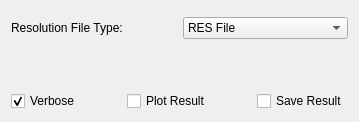
     <widget class="QWidget" name="tabFury">
      <attribute name="title">
       <string>Fury</string>
      </attribute>
      <layout class="QVBoxLayout" name="layoutFury">
       <item>
        <layout class="QGridLayout" name="fury_layoutFiles">
         <item row="2" column="1">
          <widget class="MantidQt::MantidWidgets::MWRunFiles" name="fury_resFile">
           <property name="sizePolicy">
            <sizepolicy hsizetype="Preferred" vsizetype="Fixed">
             <horstretch>0</horstretch>
             <verstretch>41</verstretch>
            </sizepolicy>
           </property>
           <property name="findRunFiles" stdset="0">
            <bool>false</bool>
           </property>
           <property name="label" stdset="0">
            <string>Resolution:</string>
           </property>
           <property name="multipleFiles" stdset="0">
            <bool>false</bool>
           </property>
           <property name="fileExtensions">
            <stringlist>
             <string>_res.nxs</string>
            </stringlist>
           </property>
          </widget>
         </item>
         <item row="1" column="1">
          <layout class="QHBoxLayout" name="horizontalLayout_17">
           <item>
            <widget class="QLabel" name="fury_lbResType">
             <property name="text">
              <string>Resolution File Type:</string>
             </property>
            </widget>
           </item>
           <item>
            <widget class="QComboBox" name="fury_cbResType">
             <item>
              <property name="text">
               <string>RES File</string>
              </property>
             </item>
             <item>
              <property name="text">
               <string>Data File</string>
              </property>
             </item>
            </widget>
           </item>
          </layout>
         </item>
         <item row="0" column="1">
          <layout class="QHBoxLayout" name="fury_layout_input">
           <item>
            <widget class="MantidQt::MantidWidgets::DataSelector" name="fury_dsInput">
             <property name="loadLabelText" stdset="0">
              <string>Plot Input</string>
             </property>
             <property name="workspaceSuffixes" stdset="0">
              <stringlist>
               <string>_red</string>
               <string>_sqw</string>
              </stringlist>
             </property>
             <property name="fileBrowserSuffixes" stdset="0">
              <stringlist>
               <string>_red.nxs</string>
               <string>_sqw.nxs</string>
              </stringlist>
             </property>
            </widget>
           </item>
          </layout>
         </item>
        </layout>
       </item>
       <item>
        <layout class="QHBoxLayout" name="horizontalLayout_22">
         <item>
          <layout class="QVBoxLayout" name="fury_TreeSpace"/>
         </item>
         <item>
          <layout class="QVBoxLayout" name="fury_PlotSpace"/>
         </item>
        </layout>
       </item>
       <item>
        <spacer name="verticalSpacer_4">
         <property name="orientation">
          <enum>Qt::Vertical</enum>
         </property>
         <property name="sizeHint" stdset="0">
          <size>
           <width>20</width>
           <height>40</height>
          </size>
         </property>
        </spacer>
       </item>
       <item>
        <layout class="QHBoxLayout" name="horizontalLayout_9">
         <item>
          <widget class="QCheckBox" name="fury_ckVerbose">
           <property name="enabled">
            <bool>true</bool>
           </property>
           <property name="text">
            <string>Verbose</string>
           </property>
           <property name="checked">
            <bool>true</bool>
           </property>
          </widget>
         </item>
         <item>
          <spacer name="horizontalSpacer_7">
           <property name="orientation">
            <enum>Qt::Horizontal</enum>
           </property>
           <property name="sizeHint" stdset="0">
            <size>
             <width>40</width>
             <height>20</height>
            </size>
           </property>
          </spacer>
         </item>
         <item>
          <widget class="QCheckBox" name="fury_ckPlot">
           <property name="text">
            <string>Plot Result</string>
           </property>
          </widget>
         </item>
         <item>
          <spacer name="horizontalSpacer_18">
           <property name="orientation">
            <enum>Qt::Horizontal</enum>
           </property>
           <property name="sizeHint" stdset="0">
            <size>
             <width>40</width>
             <height>20</height>
            </size>
           </property>
          </spacer>
         </item>
         <item>
          <widget class="QCheckBox" name="fury_ckSave">
           <property name="text">
            <string>Save Result</string>
           </property>
          </widget>
         </item>
        </layout>
       </item>
      </layout>
     </widget>
